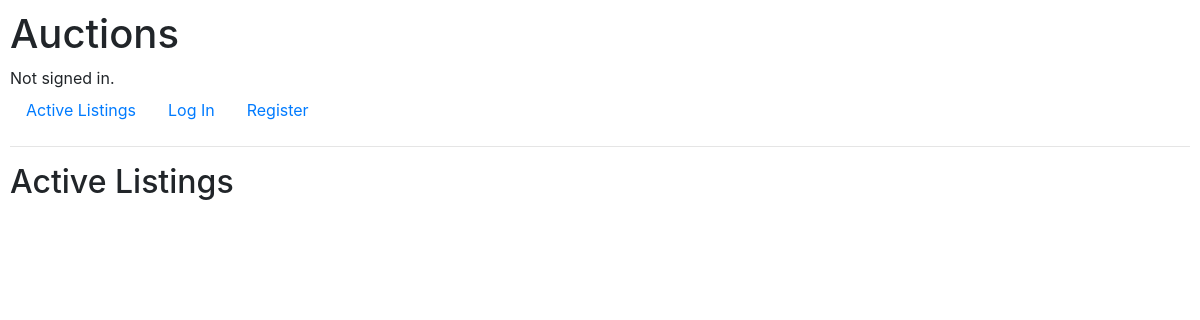
Before: / with the older database file.
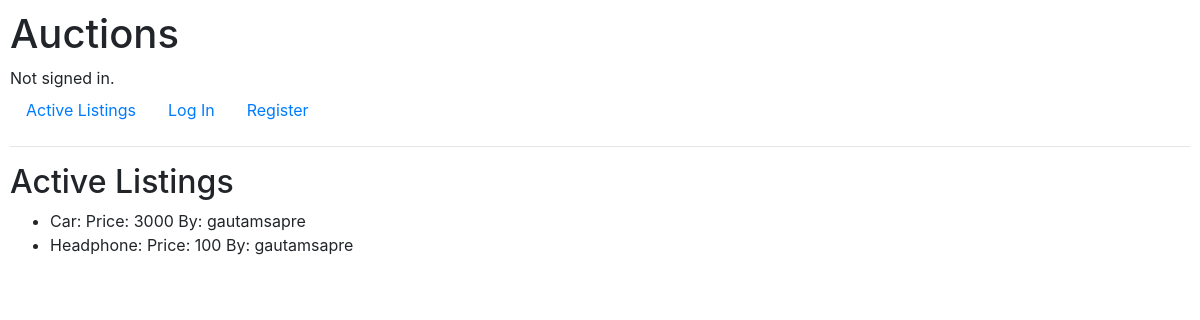
After: the same page with the newer database file.
### auctions/models.py (models this page shows)
class listings(models.Model):
    name = models.CharField(max_length = 64)
    price = models.IntegerField()
    user = models.ForeignKey(User, on_delete=models.CASCADE, related_name="active_listings", default = "", null=True)
    def __str__(self):
        return f"{self.name}: \nPrice: {self.price} \nBy: {self.user.username}"

class User(AbstractUser):
    def __str__(self):
        return f"{self.username}: {self.email} {self.id}"

### auctions/views.py (the view)
# urls.py: path("", views.index, name="index"),
def index(request):
    return render(request,"auctions/index.html",{
        "list": listings.objects.all()
    })

### auctions/templates/auctions/index.html
{% extends "auctions/layout.html" %}
{% block body %}
    <h2>Active Listings</h2>
    <ul>
    {%for item in list%}
        <li class="nav-item">
            {{item}}
        </li>
    {% endfor %}
    </ul>
{% endblock %}

### auctions/templates/auctions/layout.html (shortened to what this page needs)
{% load static %}
<!DOCTYPE html>
<html lang="en">
    <head>
        <link rel="stylesheet" href="https://stackpath.bootstrapcdn.com/bootstrap/4.4.1/css/bootstrap.min.css">
        <link href="{% static 'auctions/styles.css' %}" rel="stylesheet">
    </head>
    <body>
        <h1>Auctions</h1>
        <div>
            {% if user.is_authenticated %}
                Signed in as <strong>{{ user.username }}</strong>.
            {% else %}
                Not signed in.
            {% endif %}
        </div>
        <ul class="nav">
            <li class="nav-item">
                <a class="nav-link" href="{% url 'index' %}">Active Listings</a>
            </li>
            {% if user.is_authenticated %}
                <li class="nav-item">
                    <a class="nav-link" href="{% url 'logout' %}">Log Out</a>
                </li>
            {% else %}
                <li class="nav-item">
                    <a class="nav-link" href="{% url 'login' %}">Log In</a>
                </li>
                <li class="nav-item">
                    <a class="nav-link" href="{% url 'register' %}">Register</a>
                </li>
            {% endif %}
        </ul>
        <hr>
        {% block body %}
        {% endblock %}
    </body>
</html>

### auctions/static/auctions/styles.css (style rules this page uses)
body { padding: 10px; }

Changed rows visible on the page:
added listings: name+price+user "Car: Price: 3000 By: gautamsapre"
added listings: name+price+user "Headphone: Price: 100 By: gautamsapre"
